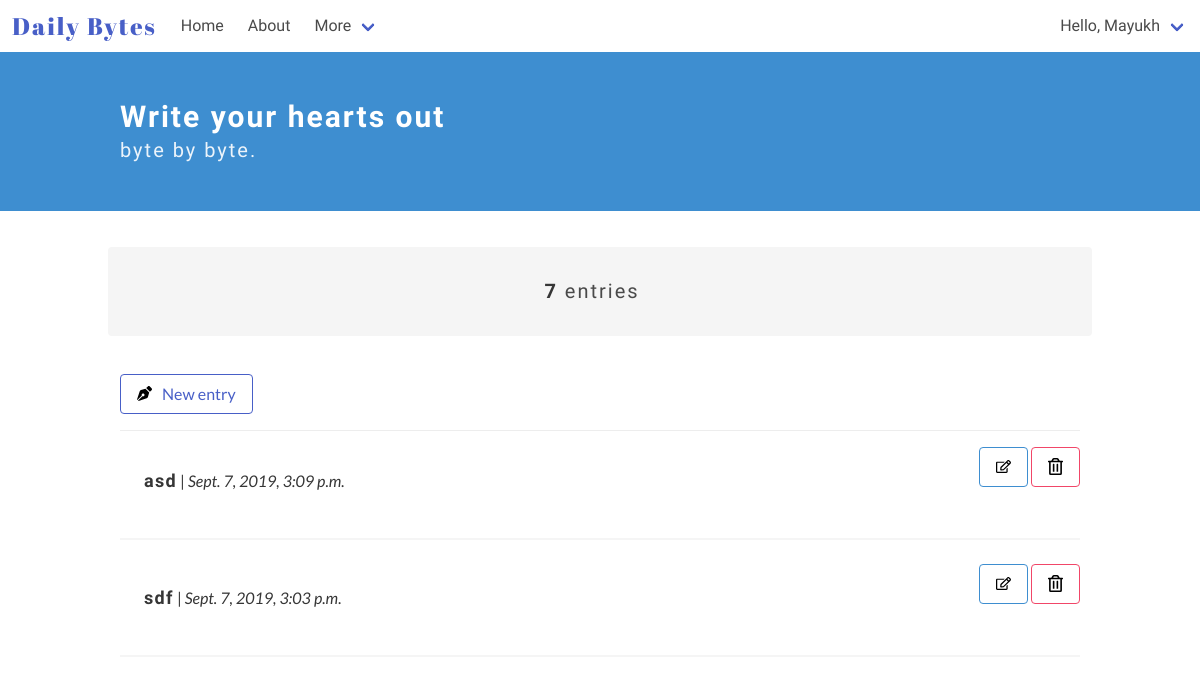
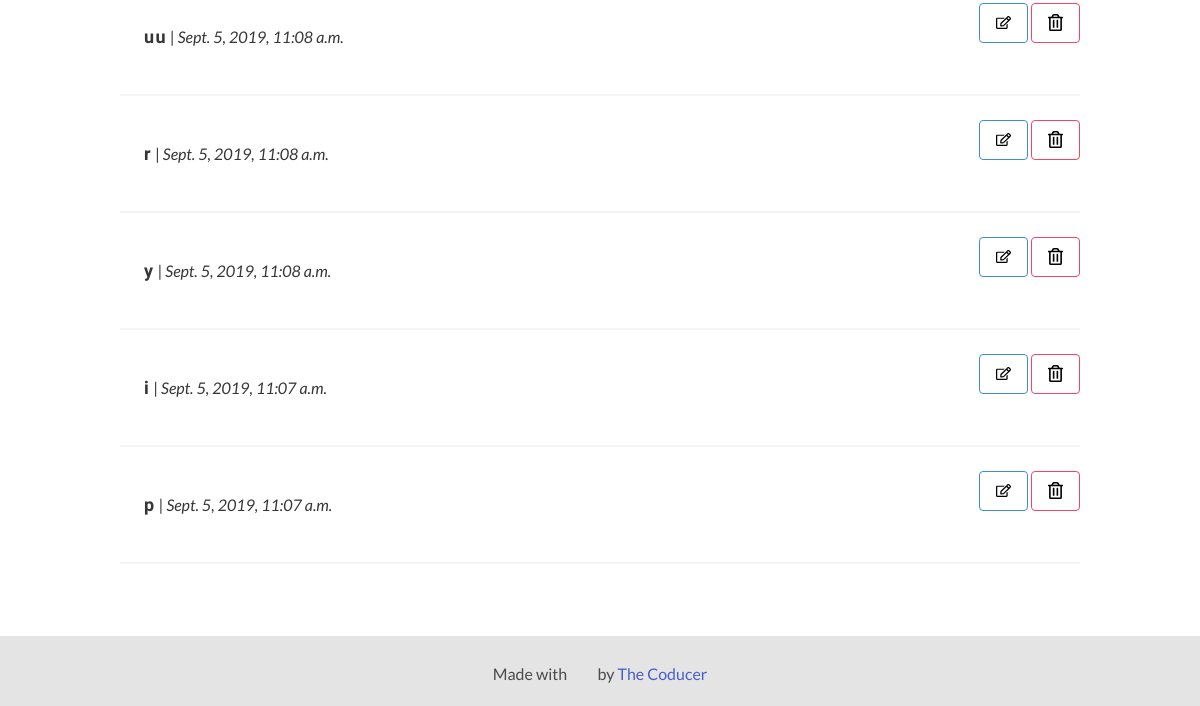
Page / (signed in) on the earlier database version (2 pictures, top to bottom).
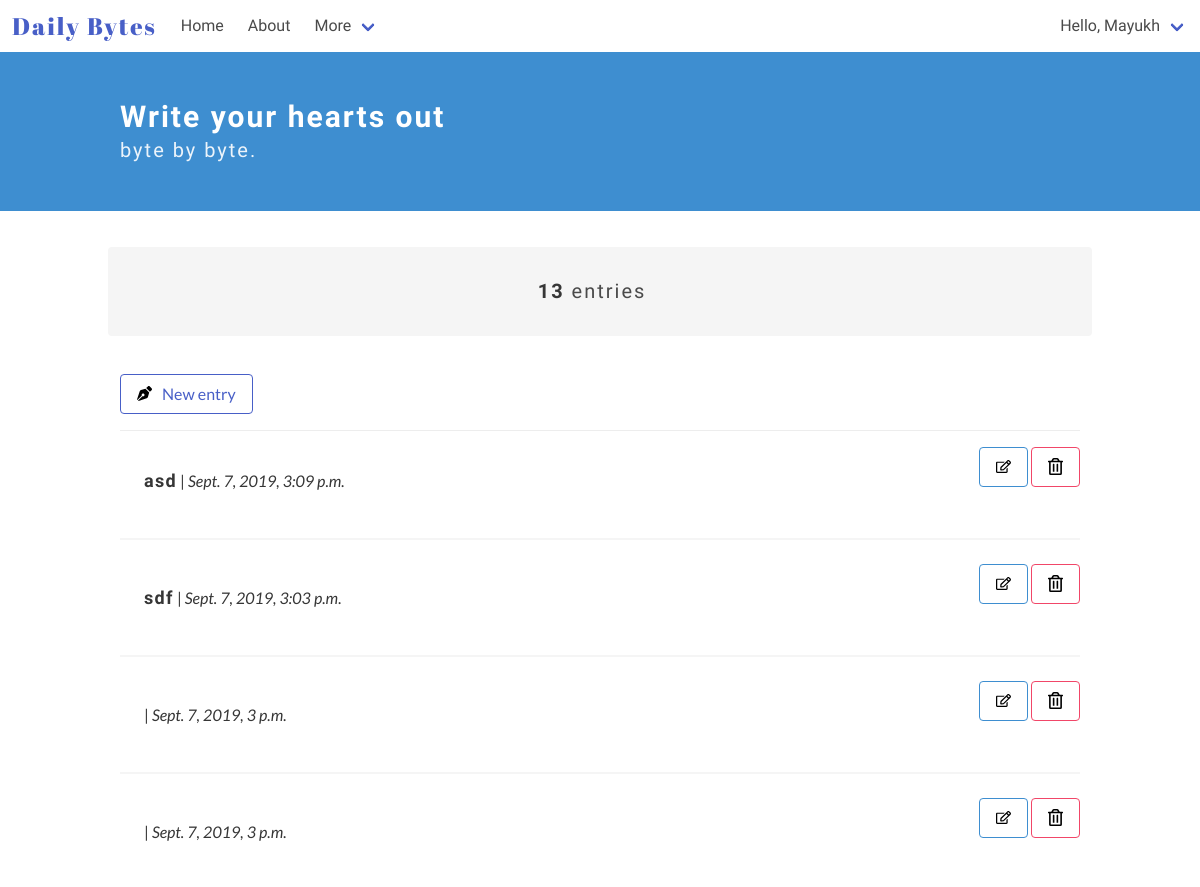
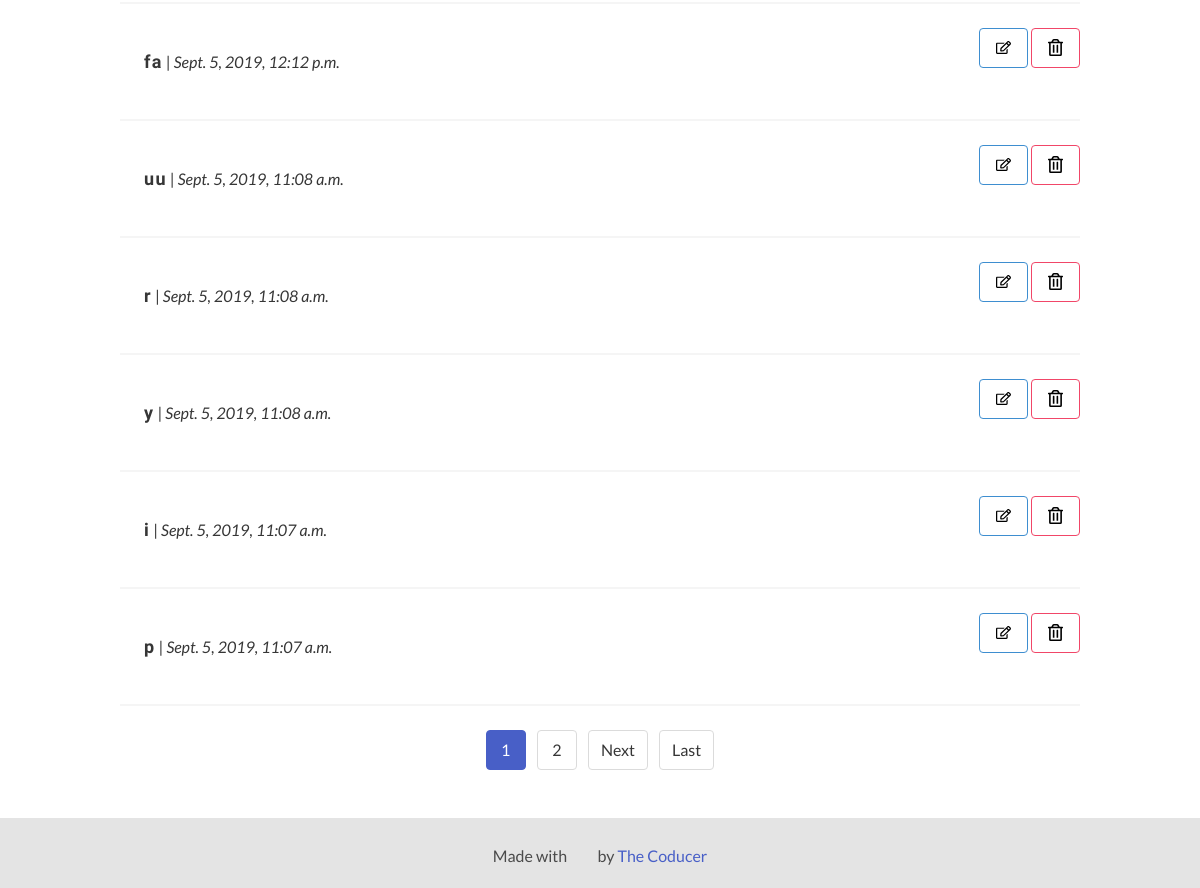
Same page on the later database version (2 pictures, top to bottom).
### diary_app/models.py (models this page shows)
class Entry(models.Model):
    author = models.ForeignKey(User, on_delete=models.CASCADE) # User is an auth model
    title = models.CharField(max_length=100, default='', verbose_name="")
    text = RichTextUploadingField(verbose_name="")
    date_posted = models.DateTimeField(auto_now_add = True)
    trash = models.BooleanField(default=False)
    """ def __str__(self):
        return 'Entry #{}'.format(self.id) """
    class Meta:
        verbose_name_plural = 'entries'

### diary_app/views.py (the view)
# urls.py: path('', EntryListView.as_view(), name = 'home'),
class EntryListView(ListView):
        model = Entry
        template_name = 'diary_app/home.html'
        context_object_name = 'entries'
        ordering = ['-date_posted']
        paginate_by = 10
        @method_decorator(login_required)
        def dispatch(self, *args, **kwargs):
                return super().dispatch(*args, **kwargs)
        def get_context_data(self, **kwargs):
                context = super(EntryListView, self).get_context_data(**kwargs)
                entries = Entry.objects.filter(author=self.request.user, trash=False)
                context['count_entries'] = entries.count()
                ...
                return context
        def get_queryset(self):
                entries = Entry.objects.filter(author=self.request.user, trash=False)
                entries = entries.order_by('-date_posted')
                return entries

### diary_app/templates/diary_app/home.html (shortened to what this page needs)
<!DOCTYPE html>
<html lang="en">
<head>
</head>
<body>
    {% extends "./base.html" %}
    {% block content %}
    {% load static %}
    <section class="hero is-info">
        <div class="hero-body">
            <div class="container">
                <h1 class="title">
                    Write your hearts out
                </h1>
                <h2 class="subtitle">
                    byte by byte.
                </h2>
            </div>
        </div>
    </section>
    <section class="section">
        <div class="container">
            <div class="container my-top-bar">
                <div class="columns notification">
                    <div class="column">
                        <p class="subtitle is-5 has-text-centered">
                            {% if count_entries < 1 %}
                            You don't have any entries
                            {% else %}
                            <strong>{{ count_entries }}</strong> entries
                            {% endif %}
                        </p>
                    </div>
                </div>
            </div>
            <article class="media">
                <div class="media-content">
                    <div class="content">
                        <a class="button is-link is-outlined" href="{% url 'add' %}"><img
                                src="{% static '/images/pen.svg' %}" alt="Add new byte" width=15px height=15px
                                style="margin-right: 10px;">New entry</a>
                    </div>
                </div>
            </article>
            {% for entry in entries %}
            <article class="media">
                <div class="media-content">
                    <a href="/entry/{{entry.id}}">
                        <div class="content notification readmore-div">
                            <p>
                                <strong class="entry-title">{{ entry.title }}</strong> | <i>{{ entry.date_posted }}</i>
                            </p>
                        </div>
                    </a>
                </div>
                <div class="media-right">
                    <a class="button is-info is-outlined" href="/edit/{{entry.id}}"><img
                            src="{% static '/images/edit.svg' %}" alt="Edit" width=15px height=15px></a>
                    <a class="button is-danger is-outlined" id="trash_can" href="/confirm-delete/{{entry.id}}"><img
                            src="{% static '/images/delete.svg' %}" alt="Delete" width=15px height=15px color:
                            red;></a>
                </div>
            </article>
            <hr>
            {% endfor %}
            <div class="has-text-centered page-list">
                {% if is_paginated %}
                {% for num in page_obj.paginator.page_range %}
                {% if page_obj.number == num %}
                <a class="pagination-link is-current" href="?page={{ num }}">{{ num }}</a>
                {% elif num > page_obj.number|add:'-3' and num < page_obj.number|add:'3' %}
                <a class="pagination-link" href="?page={{ num }}">{{ num }}</a>
                {% endif %}
                {% endfor %}
                {% if page_obj.has_next %}
                <a class="pagination-next" href="?page={{ page_obj.next_page_number }}">Next</a>
                <a class="pagination-next" href="?page={{ page_obj.paginator.num_pages }}">Last</a>
                {% endif %}
                {% endif %}
            </div>
        </div>
    </section>
    {% endblock %}

Differences in the rows shown:
now on this page (row edited): Entry: date_posted "Sept. 7, 2019, 3 p.m."
now on this page (row edited): Entry: date_posted "Sept. 7, 2019, 3 p.m."
now on this page (row edited): Entry: title "fa", date_posted "Sept. 5, 2019, 12:12 p.m."
Other differences:
{{ count_entries }}: "7" → "13"
new list line: "1"
new list line: "2"
text now shown: "Next Last"
